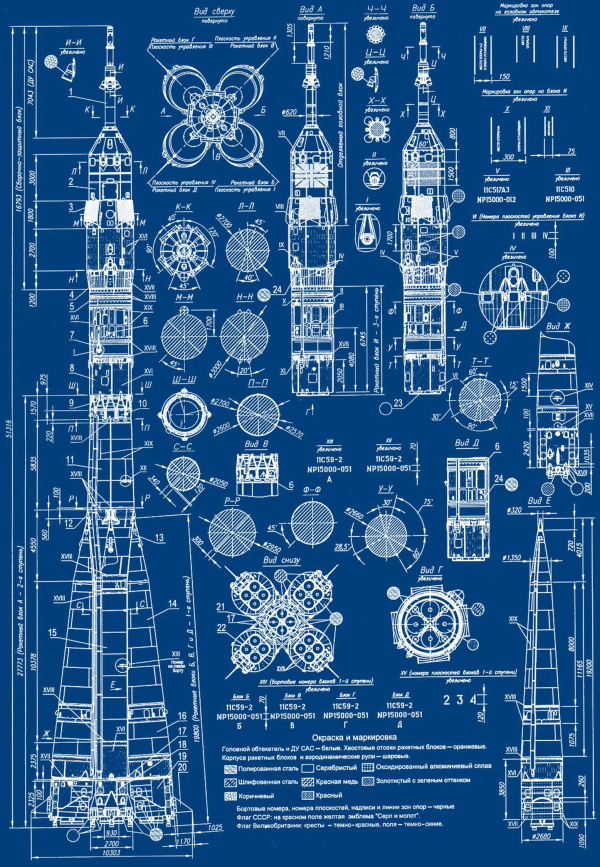
#> input picture ca56ba63c4bebd4685413b3684aa71b3.jpg, 1200 x 1734 px (shown at 1/2 size)
$ python -i 'Raster To Vector Gui (custom Tkinter).py'   (imports and definitions only)
#> lines starting #> are read from the running program, lines starting #| are printed output that depends on the picture; after the words box and inside, x2 and y2 are one past the last pixel; in counts of white or black regions, pixels touching at a corner belong together
#!/usr/bin/env python3
"""
Raster → Vector GUI for pen plotters / wall painting robots.

Now with a responsive **progress bar** for long operations and background
threading so the UI stays fluid while vectorization/export runs.

Features
- Browse an image, adjust parameters (sliders/dropdowns), live BEFORE/AFTER preview
- Choose vectorization mode: centerline (skeleton) or outline (contours)
- Save clean SVG polylines (mm units) for downstream G‑code
- Progress bar + status text during heavy work (e.g., vectorize/save)

Install deps:
  pip install opencv-python scikit-image svgwrite numpy pillow

Run:
  python raster_to_vector_gui.py
"""

import math
import os
from typing import List, Sequence, Tuple, Dict, Set
import threading

import tkinter as tk
from tkinter import filedialog, ttk, messagebox
from PIL import Image, ImageTk
import cv2
import numpy as np
import svgwrite

try:
    from skimage.morphology import skeletonize
except Exception:
    skeletonize = None

# ------------------------------- Types ---------------------------------------
Point = Tuple[int, int]
FloatPoint = Tuple[float, float]
Polyline = List[FloatPoint]

# ------------------------- Image & Thresholding ------------------------------

def threshold_bw(gray: np.ndarray,
                 method: str = "adaptive",
                 block_size: int = 35,
                 C: int = 10,
                 invert: bool = False,
                 blur_ksize: int = 3,
                 use_otsu: bool = False) -> np.ndarray:
    """Return binary (uint8 0/255). Foreground=white."""
    g = gray
    if blur_ksize and blur_ksize > 1 and blur_ksize % 2 == 1:
        g = cv2.GaussianBlur(gray, (blur_ksize, blur_ksize), 0)
    if use_otsu or method.lower() == "otsu":
        _, th = cv2.threshold(g, 0, 255, cv2.THRESH_BINARY + cv2.THRESH_OTSU)
    else:
        bs = block_size if block_size % 2 == 1 else block_size + 1
        th = cv2.adaptiveThreshold(g, 255, cv2.ADAPTIVE_THRESH_GAUSSIAN_C,
                                   cv2.THRESH_BINARY, bs, C)
    if invert:
        th = cv2.bitwise_not(th)
    return th

# ------------------------------ Outline mode ---------------------------------

# [48 lines left out: functions polyline_length_px, find_outline_polylines, neighbors8, build_adjacency_from_skeleton, not called in this run]


def degree(adj: Dict[Point, List[Point]], p: Point) -> int:
    return len(adj.get(p, []))


# [160 lines left out: functions rdp, trace_skeleton_to_polylines, nearest_order, save_svg, not called in this run]

# ------------------------------- GUI -----------------------------------------

class RasterToVectorGUI:
    # [240 lines left out: functions __init__, _dropdown, _slider, load_image, show_image, update_preview and 4 more, not called in this run]


# [4 lines not run here, left out]

>>> import cv2
>>> picture = cv2.imread('ca56ba63c4bebd4685413b3684aa71b3.jpg', cv2.IMREAD_GRAYSCALE)
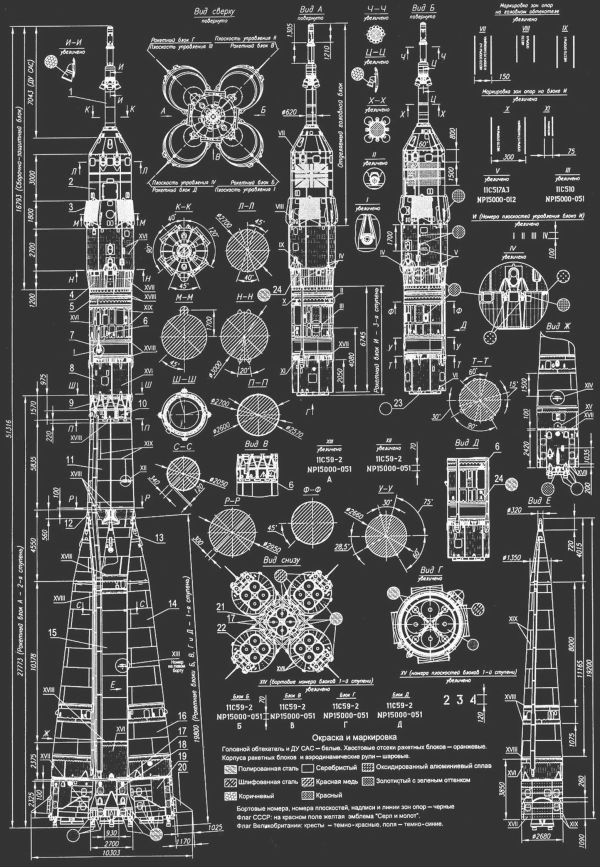
#> picture: shape (1734, 1200) (shown at 1/2 size); min 11, max 255, mean 82.2
>>> result = threshold_bw(picture)
#> in threshold_bw, `th = cv2.adaptiveThreshold(g, 255, cv2.ADAPTIVE_THRESH_GAUSSIAN_C, cv2..`:
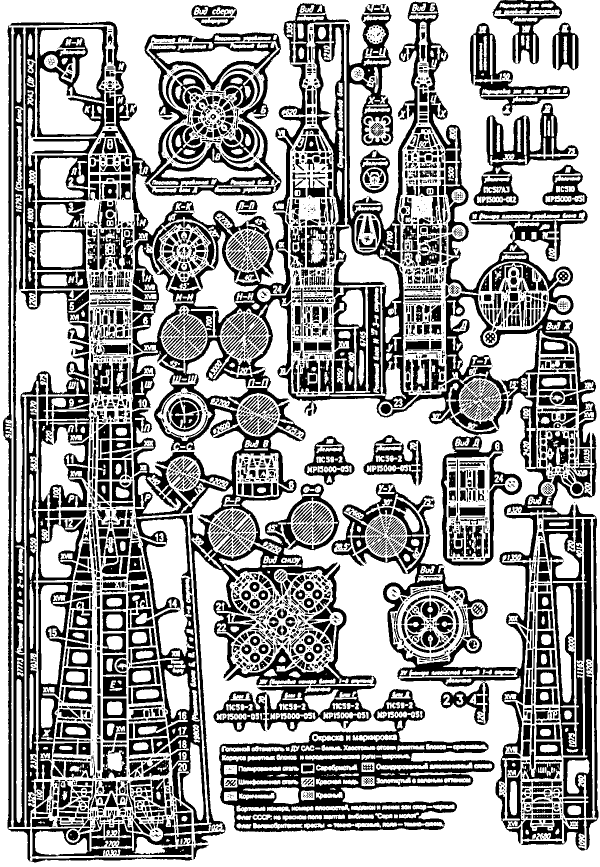
#> th: shape (1734, 1200) (shown at 1/2 size); 62.8% white; 4067 black regions (2207 under 20 px), largest, box (x1, y1, x2, y2) and area: (231, 3, 1193, 1687) 203047, (438, 1378, 989, 1664) 51103, (26, 55, 180, 1654) 24174
